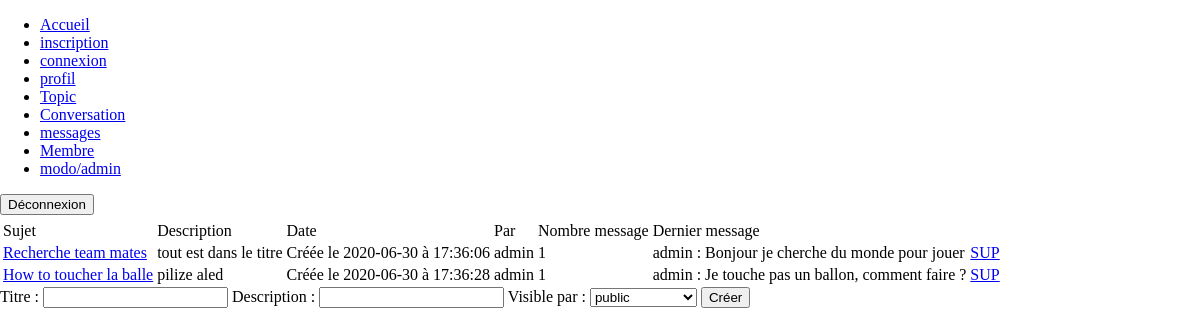
The app's page /conversation.php?id_topic=1 (signed in) with its own data.
### tables this page shows
CREATE TABLE IF NOT EXISTS `conversations` (
  `id` int(11) NOT NULL AUTO_INCREMENT,
  `id_utilisateur` int(11) NOT NULL,
  `id_topic` int(11) NOT NULL,
  `titre` varchar(140) NOT NULL,
  `description` varchar(255) NOT NULL,
  `date` datetime NOT NULL DEFAULT current_timestamp(),
  `id_confidentialite` int(11) NOT NULL,
  PRIMARY KEY (`id`)
);

CREATE TABLE IF NOT EXISTS `utilisateurs` (
  `id` int(11) NOT NULL AUTO_INCREMENT,
  `login` varchar(80) NOT NULL,
  `mdp` varchar(80) NOT NULL,
  `nom` varchar(255) NOT NULL,
  `prenom` varchar(255) NOT NULL,
  `mail` varchar(255) NOT NULL,
  `avatar` varchar(255) DEFAULT NULL,
  `id_confidentialite` int(11) NOT NULL DEFAULT 2,
  PRIMARY KEY (`id`)
);

CREATE TABLE IF NOT EXISTS `messages` (
  `id` int(11) NOT NULL AUTO_INCREMENT,
  `id_conversation` int(11) NOT NULL,
  `id_utilisateur` int(11) NOT NULL,
  `message` varchar(255) NOT NULL,
  `date` datetime DEFAULT current_timestamp(),
  PRIMARY KEY (`id`)
);

### include/php_conversation.php (called while the page is built, shortened)
<?php
    require_once 'fonctions/fonction_conversation.php';
    $connexionbdd = connexionbdd();
    if(isset($_GET["id_topic"]))
        {
            $id_topic = $_GET["id_topic"];
            if(isset($_SESSION["id_confidentialite"]) && ($_SESSION["id_confidentialite"]==3 || $_SESSION["id_confidentialite"]==4))
                {
                    $requete = "SELECT * FROM utilisateurs INNER JOIN conversations ON conversations.id_utilisateur=utilisateurs.id WHERE id_topic=$id_topic";
                }
        }
    else
        {
            header("location:topic.php");
        }
    $query = mysqli_query($connexionbdd, $requete);
    $conversation = mysqli_fetch_all($query, MYSQLI_ASSOC);
?>

### conversation.php (the view, shortened to what this page needs)
<?php
    include 'include/php_conversation.php';
?>
<!DOCTYPE html>
<html>
<head>
    <link rel="stylesheet" href="css/style.css"/>
</head>
<body>
    <header>
        <?php include 'include/header.php';?>
    </header>
    <main>
        <table>
            <thead>
                <th></th>
            </thead>
            <tbody>
                <tr>
                    <td>Sujet</td>
                    <td>Description</td>
                    <td>Date</td>
                    <td>Par</td>
                    <td>Nombre message</td>
                    <td>Dernier message</td>
                </tr>
                    <?php
                        foreach($conversation as $nbconversation => $info_conv)
                            {
                                ?>
                                <tr>
                                    <td><a href="messages.php?id_conv=<?php echo $info_conv["id"];?>"><?php echo $info_conv["titre"]; ?></a></td>
                                    <td><?php echo $info_conv["description"];?></td>
                                    <td><?php date_conv($info_conv);?></td>
                                    <td><?php echo $info_conv["login"];?></td>
                                    <?php count_message($info_conv); ?>
                                    <?php dernier_msg($info_conv["id"]); ?>
                                    <td><a href="include/suppression.php?sup_conv=<?php echo $info_conv["id"];?>">SUP</a></td>
                                </tr>
                                <?php
                            }
                    ?>
            </tbody>
        </table>
        <?php
            if(isset($_SESSION["login"]))
                {
                    form_conv();
                }
        ?>
    </main>
</body>
</html>

### fonctions/fonction_conversation.php (shortened to what this page needs)
<?php
function form_conv()
    {
        $connexionbdd = connexionbdd();
        $requete_rang = "SELECT * FROM confidentialite";
        $query_rang = mysqli_query($connexionbdd, $requete_rang);
        $rang = mysqli_fetch_all($query_rang, MYSQLI_ASSOC);
        ?>
            <form action="" method="POST">
                <label for="titre">Titre :</label>
                <input type="text" id="titre" name="titre" required>
                <label for="description">Description :</label>
                <input type="text" id="decription" name="description" required>
                <label for="confidentialite">Visible par :</label>
                        <select name="confidentialite" id="confidentialite" required>
                        <?php
                            foreach($rang as $role => $info_rang)
                                {
                                    ?>
                                    <option value="<?php echo $info_rang["id"];?>"><?php echo $info_rang["rang"];?></option>
                                    <?php
                                }
                        ?>
                        </select>
                <input type="submit" name="crea_conv" value="Créer">
            </form>
        <?php
    }
function date_conv($info_conv)
    {
        $date = explode(" ", $info_conv["date"]);
        $jour = $date[0];
        $heure = $date[1];
        echo "Créée le " . $jour . " à " . $heure;
    }
function count_message($info_conv)
    {
        $id = $info_conv["id"];
        $connexionbdd = connexionbdd();
        $requete_message = "SELECT COUNT(id) FROM messages WHERE id_conversation=$id";
        $query_message = mysqli_query($connexionbdd, $requete_message);
        $count_message = mysqli_fetch_all($query_message, MYSQLI_ASSOC);
        ?>
            <td><?php echo $count_message[0]["COUNT(id)"];?></td>
        <?php
        return $count_message;
    }
function dernier_msg($id_conversation)
    {
        $connexionbdd = connexionbdd();
        $requete_max_id = "SELECT MAX(id) FROM messages WHERE id_conversation=$id_conversation";
        $query_requete_max_id = mysqli_query($connexionbdd, $requete_max_id);
        $resultat_max_id = mysqli_fetch_all($query_requete_max_id, MYSQLI_ASSOC);
        $max_id = $resultat_max_id[0]["MAX(id)"];
        if(!empty($max_id))
            {
                $requete_last_msg = "SELECT message,date, login FROM utilisateurs INNER JOIN messages ON messages.id_utilisateur=utilisateurs.id WHERE id_conversation=$id_conversation AND messages.id=$max_id";
                $query_last_msg = mysqli_query($connexionbdd, $requete_last_msg);
                $last_msg = mysqli_fetch_all($query_last_msg, MYSQLI_ASSOC);
                ?>
                <td><?php echo $last_msg[0]["login"];?> : <?php echo $last_msg[0]["message"];?></td>
                <?php
            }
        else
            {
                ?>
                <td></td>
                <?php
            }
    }
?>

### css/style.css (style rules this page uses)
html { margin: 0; height: 100%; }
body { display: flex; flex-direction: column; margin: 0; height: 100%; }

### records on screen
conversations: titre "Recherche team mates", description "tout est dans le titre", date "2020-06-30", date "17:36:06", id_utilisateur.login "admin", COUNT "1", messages.message "Bonjour je cherche du monde pour jouer"
conversations: titre "How to toucher la balle", description "pilize aled", date "2020-06-30", date "17:36:28", id_utilisateur.login "admin", COUNT "1", messages.message "Je touche pas un ballon, comment faire ?"

### other values on screen
form field confidentialite "public"
